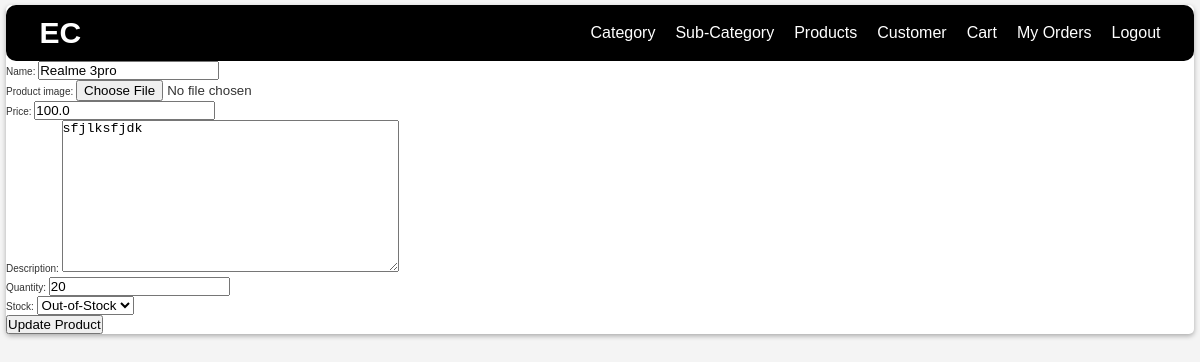
/edit-product/1/ (signed in), run on the app's committed database.
### base/models.py (models this page shows, shortened)
class Product(models.Model):
    STATUS_CHOICES = [
        ('In-Stock', 'In-Stock'),
        ('Out-of-Stock', 'Out-of-Stock'),
    ]
    category = models.ForeignKey(SubCategory, on_delete=models.CASCADE)
    product_id = models.CharField(max_length=10, unique=True, editable=False)
    name = models.CharField(max_length=30)
    product_image = models.ImageField(null=True, blank=True)
    price = models.FloatField()
    description = models.TextField(null=True)
    quantity = models.CharField(max_length=10, null=True, blank=True)
    stock = models.CharField(max_length=20, choices=STATUS_CHOICES, default="In-Stock")
    created_at = models.DateTimeField(auto_now_add=True)
    updated_at = models.DateTimeField(auto_now=True)
    deleted_at = models.DateTimeField(null=True, blank=True)

### base/views.py (the view)
# urls.py: path("edit-product/<int:pk>/", views.editProduct, name="edit-product"),
@superuser_required
def editProduct(request, pk):
    product = Product.objects.get(id=pk)
    form = ProductForm(instance=product)
    if request.method == "POST":
        form = ProductForm(request.POST, instance=product)
        if form.is_valid():
            form.save()
            return redirect("category")
    context = {"form": form, "product": product}
    return render(request, "base/product/edit_product.html", context)

### base/forms.py
class ProductForm(ModelForm):
    class Meta:
        model = Product
        fields = ["name", "product_image", "price", "description", "quantity", "stock"]

### base/utils.py (called while the page is built)
def superuser_required(function):
    return user_passes_test(lambda u: u.is_superuser, login_url='login')(function)

### base/templates/base/product/edit_product.html (shortened to what this page needs)
{% extends "main.html" %}
{% block content %}
<div>
    <form method="POST">
        {{ form.as_p }}
        <button type="submit">Update Product</button>
    </form>
</div>
{% endblock content %}

### static/styles/main.css (style rules this page uses)
*, *::after, *::before { box-sizing: border-box; padding: 0; margin: 0; }
html { font-size: 62.5%; }
body { font-family: 'Poppins', sans-serif; line-height: 1.6; background-color: #f4f4f4; color: #333; }

### data on the page
Product: name "Realme 3pro", price "100.0", description "sfjlksfjdk", quantity "20", stock "Out-of-Stock"
